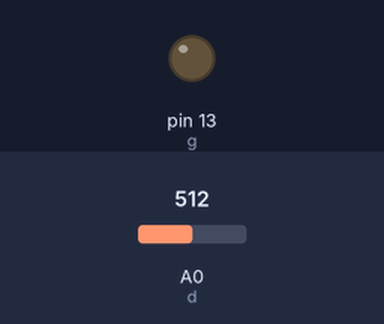
This sketch was run on a simulated Arduino Uno, built with avr-gcc and run on an emulated ATmega328P. On the bench: output pins drawn as LEDs (lit = HIGH). The test bench sets the inputs (shaded band); at power-on: A0 (d) = 512.

Above: at 1.2 s.
1.3 s: A0 (d) set to 1004
2.8 s: A0 (d) set to 1023
At 4.0 s:
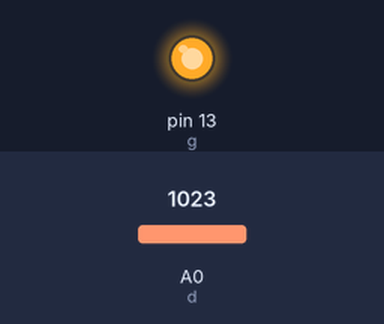
4.3 s: A0 (d) set to 900
At 5.3 s:
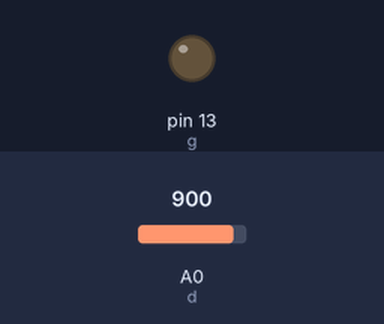
Timing chart, 0 to 7.3 s (numbered marks = the images above; inputs shaded):
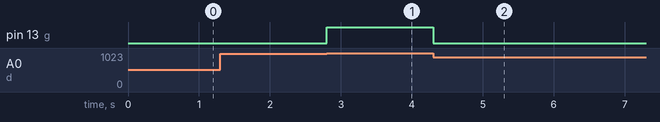

The sketch:

9_project.ino
```cpp
int g = 13;
int d = 0;
int val = 0;
void setup() {
  pinMode(g, OUTPUT);
  Serial.begin(9600);
}

void loop() {
  val = analogRead(d);
  if(val < 1023)
    digitalWrite(g, LOW);
  else
    digitalWrite(g, HIGH);
  delay(10);
}
```

Measured:
- the behaviour switches between 1022 and 1023 on A0 (d) (found by bisection; images 0 and 1)
- after the input at 1.3 s, every drawn part: stays the same
- after the input at 2.8 s, pin 13 (g): LOW → HIGH at once
- after the input at 4.3 s, pin 13 (g): HIGH → LOW at once
